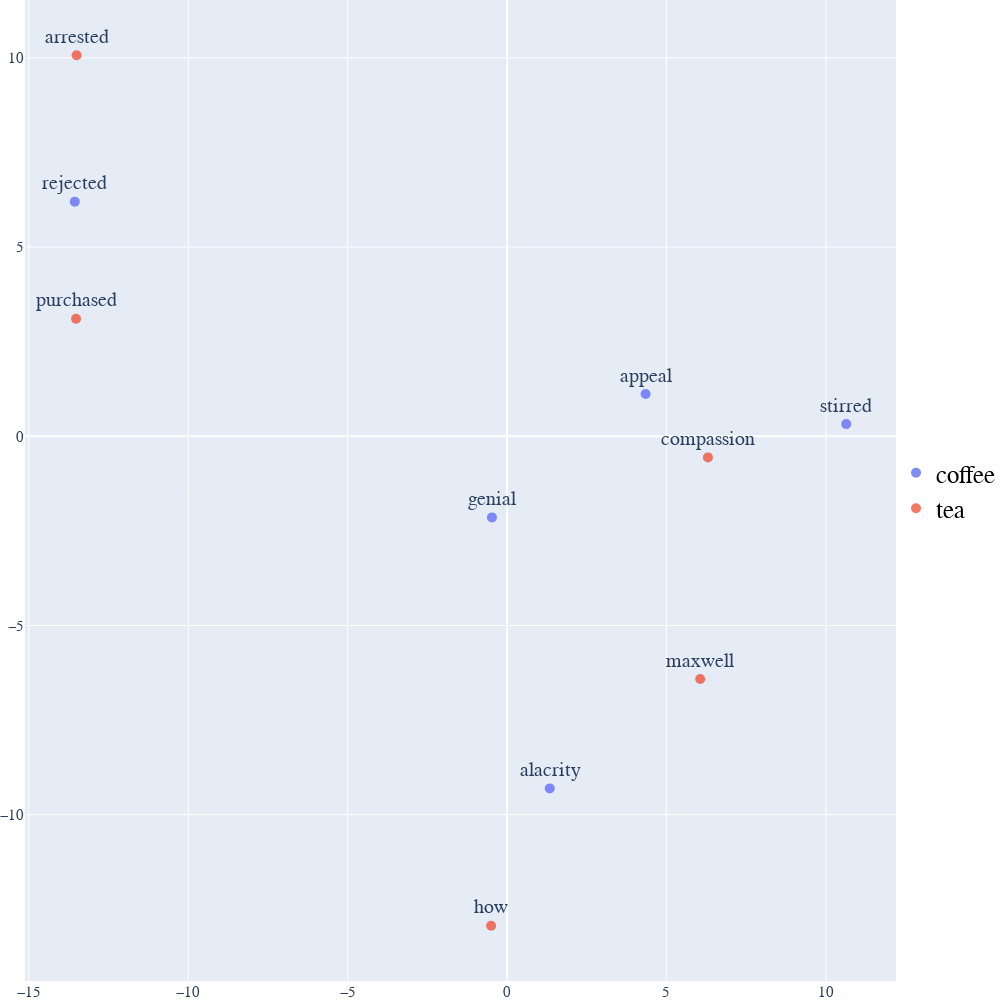

The notebook cell this image was saved under:
### Code cell
display_tsne_scatterplot_3D(vectors, user_input = ['coffee', 'tea'])

### Figure 1 — Plotly figure (JSON) as saved in the notebook; plotly's stock layout.template omitted (floating-point values rounded to 4 significant figures)
{"data": [{"marker": {"color": 2, "opacity": 0.8, "size": 10}, "mode": "markers+text", "name": "coffee", "text": ["alacrity", "appeal", "genial", "stirred", "rejected"], "textfont": {"size": 20}, "textposition": "top center", "type": "scatter", "x": [1.339, 4.345, -0.4751, 10.64, -13.56], "y": [-9.304, 1.118, -2.143, 0.323, 6.202]}, {"marker": {"color": 2, "opacity": 0.8, "size": 10}, "mode": "markers+text", "name": "tea", "text": ["arrested", "how", "compassion", "maxwell", "purchased"], "textfont": {"size": 20}, "textposition": "top center", "type": "scatter", "x": [-13.5, -0.5011, 6.3, 6.058, -13.52], "y": [10.07, -12.93, -0.5574, -6.412, 3.108]}, {"marker": {"color": "black", "opacity": 1, "size": 10}, "mode": "markers+text", "name": "input words", "text": [], "textfont": {"size": 20}, "textposition": "top center", "type": "scatter", "x": [], "y": []}], "layout": {"autosize": false, "font": {"family": " Courier New ", "size": 15}, "height": 1000, "legend": {"font": {"color": "black", "family": "Courier New", "size": 25}, "x": 1, "y": 0.5}, "margin": {"b": 0, "l": 0, "r": 0, "t": 0}, "showlegend": true, "width": 1000}}
